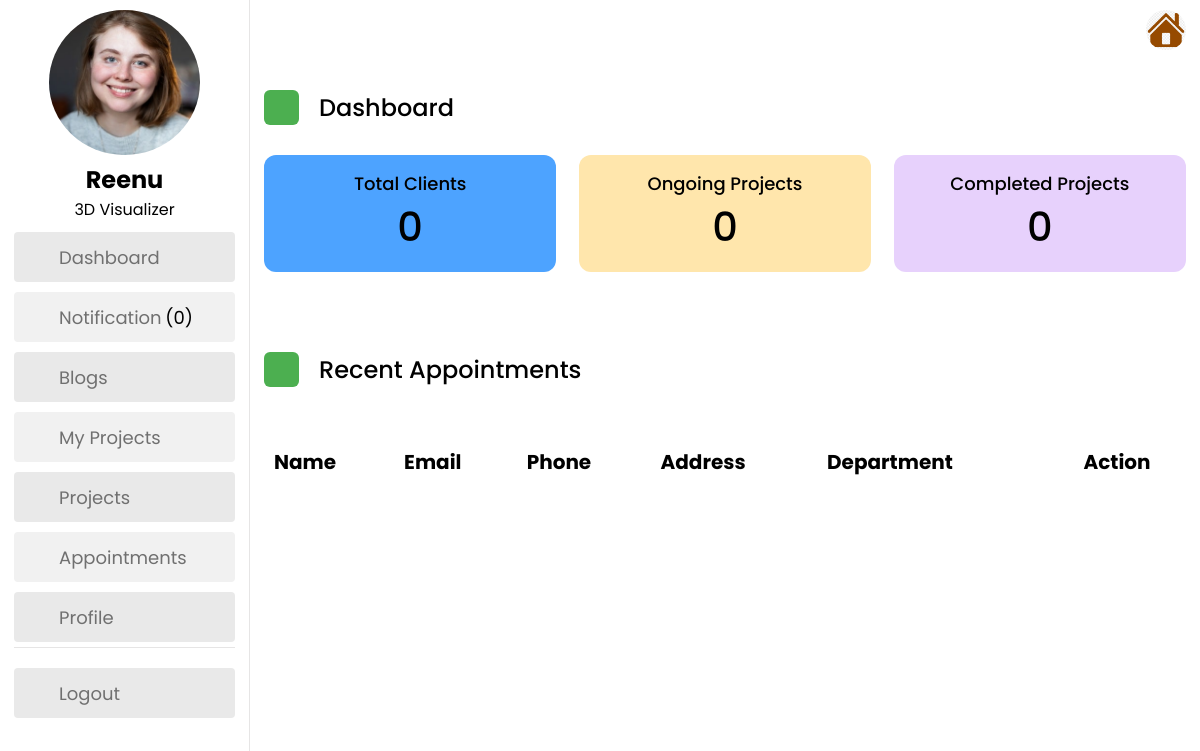
Page /staff_dashboard/ (signed in) on the earlier database version.
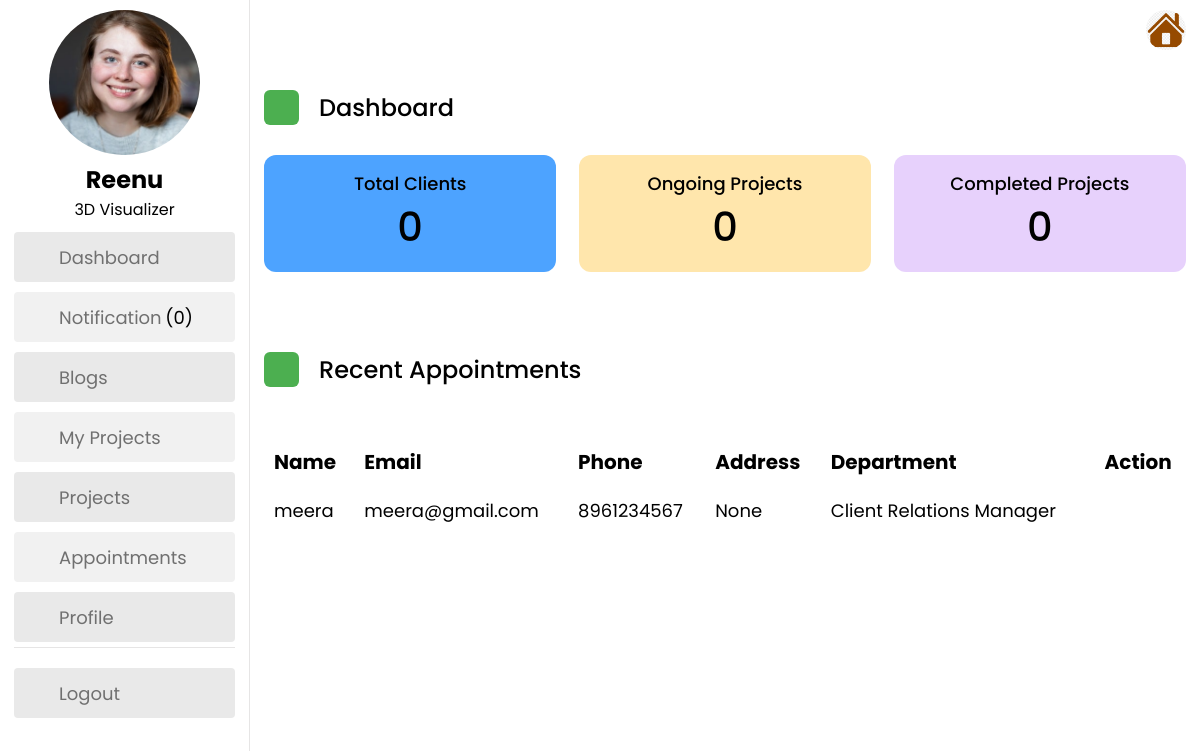
Same page on the later database version.
### future_app/models.py (models this page shows, shortened)
class Staff(models.Model):
    staff = models.ForeignKey(User, on_delete=models.CASCADE, related_name='staff_profile')
    designation = models.CharField(max_length=100, null=True, blank=True)
    experience = models.CharField(max_length=100, null=True, blank=True)
    qualification = models.CharField(max_length=100, null=True, blank=True)
    image = models.ImageField(null=True, blank=True, upload_to="images/")

class User(AbstractUser):
    USERNAME_FIELD = 'email'
    REQUIRED_FIELDS = ['username', 'phone_number']
    user_type = models.IntegerField(default=1, choices=userchoices)
    phone_number = models.CharField(max_length=10, null=True, blank=True)
    email = models.EmailField(null=True, blank=True, unique=True)
    created_at = models.DateField(auto_now_add=True)
    name = models.CharField(max_length=100, null=True, blank=True)

class Appointment(models.Model):
    date = models.CharField(max_length=10, null=True, blank=True)
    time = models.CharField(max_length=10, null=True, blank=True)
    department = models.CharField(max_length=100, null=True, blank=True)
    description = models.TextField(null=True, blank=True)
    address = models.TextField(max_length=100, null=True, blank=True)
    staff_name = models.ForeignKey(User, on_delete=models.CASCADE, related_name='appointments_as_staff', null=True, blank=True)
    client = models.ForeignKey(User, on_delete=models.CASCADE, related_name='appointments_as_client', default=1)  # Set a valid default
    status = models.IntegerField(default=1, choices=status)
    created_at = models.DateTimeField(auto_now_add=True, null=True)

### future_app/views.py (the view)
# urls.py: path('staff_dashboard/', views.staff_dashboard, name='staff_dashboard'),
@login_required
def staff_dashboard(request):
    unread_count = Notification.objects.filter(user=request.user.id, read=False).count()
    user = User.objects.get(id=request.user.id)
    staff = Staff.objects.filter(staff_id=user)
    client = Project.objects.filter(staff_id=user).count()
    ongoing = Project.objects.filter(staff_id=user, status=1).count()
    complete = Project.objects.filter(staff_id=user, status=3).count()
    app = Appointment.objects.filter(staff_name=user, status=2).order_by('-created_at')[:10]
    clnt = User.objects.all()
    return render(request, 'staff_dashboard.html', locals())

### future_app/context_processors.py (called while the page is built, shortened)
def notifications_context_processor(request):
    if request.user.is_authenticated:
        unread_count = Notification.objects.filter(user=request.user, read=False).count()
        notifications = Notification.objects.filter(user=request.user).order_by('-datetime')
        latest_notifications = notifications[:5]
        current_time = timezone.now()
        for i in notifications:
            i.read = True
            i.save()
        return {
            'unread_count': unread_count,
            'notifications': latest_notifications,
            'all_notifications': notifications,
        }
    return {}

### templates/staff_dashboard.html (shortened to what the changed rows need)
<!DOCTYPE html>
{% load static %}
<html lang="en">
<head>
    <link rel="stylesheet" href="{% static 'css/staff.css' %}">
    <link rel="stylesheet" href="https://unicons.iconscout.com/release/v4.0.0/css/line.css">
</head>
<body>
    <nav>
        <div class="profile">
            {% for i in staff %}
            <a class="profiledata" href="{% url 'staff_profile' %}"><img src="{{ i.image.url }}" alt="Profile Picture"></a>
            <h2>{{ user.name }}</h2>
            <p>{{ i.designation }}</p>
            {% endfor %}
        </div>
    </nav>
    <section class="dashboard" style="justify-content:space-between;">
        <div class="dash-content">
            <div class="activity">
                <div class="activity-data">
                    <table>
                        <thead>
                            <tr>
                                <th>Name</th>
                                <th>Email</th>
                                <th>Phone</th>
                                <th>Address</th>
                                <th>Department</th>
                                <th>Action</th>
                            </tr>
                        </thead>
                        <tbody>
                            {% for i in app %}
                            {% for j in clnt %}
                            {% if i.client_id == j.id %}
                                <tr>
                                    <td>{{ j.name }}</td>
                                    <td>{{ j.email }}</td>
                                    <td>{{ j.phone_number }}</td>
                                    <td>{{ i.address }}</td>
                                    <td>{{ i.department }}</td>
                                    <td class="action-buttons">
                                    </td>
                                </tr>
                            {% endif %}
                            {% endfor %}
                            {% endfor %}
                        </tbody>
                    </table>
                </div>
            </div>
        </div>
    </section>
</body>
</html>

Differences in the rows shown:
added Appointment: address "None", department "Client Relations Manager"
added User: name "meera", email "meera@gmail.com", phone_number "8961234567"
